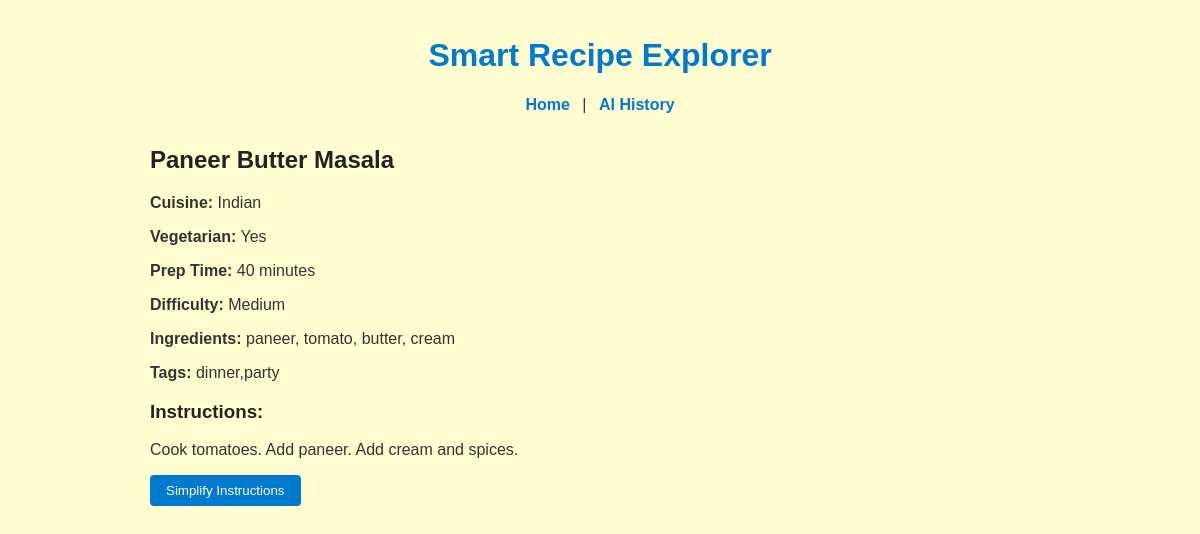
Screenshot of /recipe/rec_101 with the database file from the repository.
### app.py (models this page shows)
class Recipe(db.Model):
    id = db.Column(db.String, primary_key=True)
    name = db.Column(db.String, nullable=False)
    cuisine = db.Column(db.String, nullable=False)
    isVegetarian = db.Column(db.Boolean, nullable=False)
    prepTimeMinutes = db.Column(db.Integer, nullable=False)
    ingredients = db.Column(db.Text, nullable=False)
    difficulty = db.Column(db.String, nullable=False)
    instructions = db.Column(db.Text, nullable=False)
    tags = db.Column(db.Text, nullable=False)

### app.py (the view, shortened to what this page needs)
@app.route("/recipe/<recipe_id>", methods=["GET", "POST"])
def recipe_detail(recipe_id):
    recipe = Recipe.query.get(recipe_id)
    if not recipe:
        return render_template("404.html"), 404
    simplified = None
    return render_template(
        "recipe_detail.html",
        recipe=recipe,
        simplified=simplified
    )

### templates/recipe_detail.html (shortened to what this page needs)
{% extends "base.html" %}
{% block content %}
  <article class="recipe-detail">
    <h2>{{ recipe.name }}</h2>
    <p><strong>Cuisine:</strong> {{ recipe.cuisine }}</p>
    <p><strong>Vegetarian:</strong> {{ "Yes" if recipe.isVegetarian else "No" }}</p>
    <p><strong>Prep Time:</strong> {{ recipe.prepTimeMinutes }} minutes</p>
    <p><strong>Difficulty:</strong> {{ recipe.difficulty }}</p>
    <p><strong>Ingredients:</strong> {{ recipe.ingredients }}</p>
    <p><strong>Tags:</strong> {{ recipe.tags }}</p>
    <h3>Instructions:</h3>
    <p>{{ recipe.instructions }}</p>
    <form method="POST" action="{{ url_for('recipe_detail', recipe_id=recipe.id) }}">
      <button type="submit">Simplify Instructions</button>
    </form>
  </article>
{% endblock %}

### templates/base.html (shortened to what this page needs)
<!DOCTYPE html>
<html lang="en">
<head>
  <link rel="stylesheet" href="{{ url_for('static', filename='style.css') }}" />
</head>
<body>
  <header>
    <h1><a href="{{ url_for('home') }}">Smart Recipe Explorer</a></h1>
    <nav>
      <a href="{{ url_for('home') }}">Home</a> |
      <a href="{{ url_for('history') }}">AI History</a>
    </nav>
  </header>
  <main>
    {% block content %}{% endblock %}
  </main>
</body>
</html>

### static/style.css (style rules this page uses)
body { font-family: Arial, sans-serif; max-width: 900px; margin: 0 auto; padding: 1rem; background: #f9f9f9; color: #333; background-color: #fffdd0; }
header { text-align: center; margin-bottom: 2rem; }
header a { text-decoration: none; color: #007acc; }
nav a { margin: 0 0.5rem; color: #007acc; text-decoration: none; font-weight: bold; }
h1, h2, h3, h4 { color: #222; }
form { margin-top: 1rem; margin-bottom: 2rem; }
button { background: #007acc; color: white; border: none; padding: 0.5rem 1rem; cursor: pointer; border-radius: 4px; }

### rows the page displays
Recipe: name "Paneer Butter Masala", cuisine "Indian", isVegetarian "Yes", prepTimeMinutes "40", difficulty "Medium", ingredients "paneer, tomato, butter, cream", tags "dinner,party", instructions "Cook tomatoes. Add paneer. Add cream and spices."
